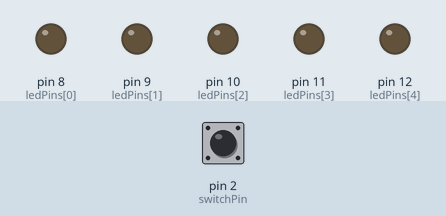
Recording of a sketch running on a simulated Arduino Uno, built with avr-gcc and run on an emulated ATmega328P. On the bench: output pins drawn as LEDs (lit = HIGH). Dashed ring = blinking. The inputs (shaded band) are chosen by the test bench; at power-on: pin 2 (switchPin) HIGH.

Above: at 1.2 s.
1.3 s: pin 2 (switchPin) pulled LOW for 0.15 s
At 2.4 s:
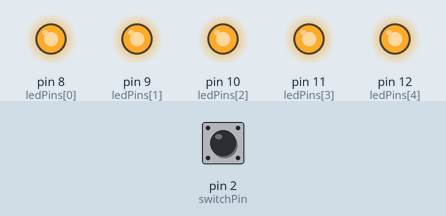
2.9 s: pin 2 (switchPin) pulled LOW for 1 s
At 3.17 s:
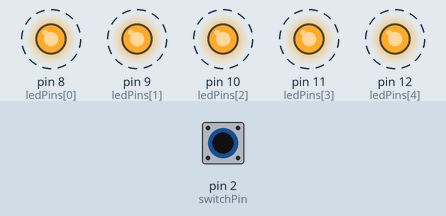
5.9 s: pin 2 (switchPin) pulled LOW for 3.2 s
At 6.0 s:
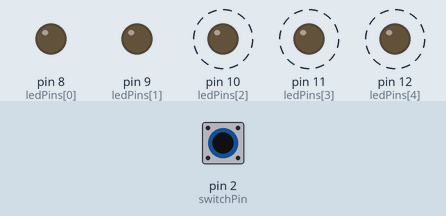
Timing chart, 0 to 16.6 s (numbered marks = the images above; inputs shaded):
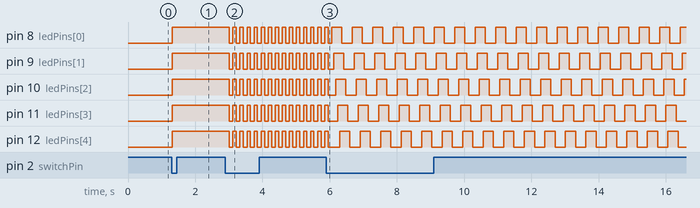

Measured:
- after the input at 1.3 s, pin 8 (ledPins[0]), pin 9 (ledPins[1]), pin 10 (ledPins[2]), pin 11 (ledPins[3]), pin 12 (ledPins[4]): LOW → HIGH at once
- after the input at 2.9 s, pin 8 (ledPins[0]), pin 9 (ledPins[1]), pin 10 (ledPins[2]), pin 11 (ledPins[3]), pin 12 (ledPins[4]): alternates HIGH for 0.10 s and LOW for 0.11 s, starting after 0.11 s
- after the input at 5.9 s, pin 10 (ledPins[2]): alternates HIGH for 0.30 s and LOW for 0.31 s, starting after 0.28 s; pin 11 (ledPins[3]): alternates HIGH for 0.30 s and LOW for 0.31 s, starting after 0.34 s; pin 12 (ledPins[4]): alternates HIGH for 0.30 s and LOW for 0.31 s, starting after 0.40 s

The sketch:

bike_light_multi_mode.ino
```cpp
int switchPin = 2;
int ledPins[] = {8, 9, 10, 11, 12};
int buttonState;
int curState;
int curState2;
int lightMode = 0;

void turnOffLeds(){
  for(int ledPin: ledPins){
    digitalWrite(ledPin, LOW);
  }
}

void turnOnLeds(){
  for(int ledPin: ledPins){
    digitalWrite(ledPin, HIGH);
  }
}

void blinkLeds(){
  turnOnLeds();
  delay(100);
  turnOffLeds();
  delay(100);
}

void waveLeds(){
  for(int ledPin: ledPins){
    digitalWrite(ledPin, HIGH);
    delay(60);
  }

  for(int ledPin: ledPins){
    digitalWrite(ledPin, LOW);
    delay(60);
  }

}

void bouncingLeds(){
  for(int ledPin: ledPins){
    digitalWrite(ledPin, HIGH);
    delay(60);
  }

  for(int ledPin: ledPins){
    digitalWrite(ledPin, LOW);
    delay(60);
  }

  //bounces back
  for(int i = 4; i >= 0; i--){
    digitalWrite(ledPins[i], HIGH);
    delay(60);
  }

  for(int i = 4; i >= 0; i--){
    digitalWrite(ledPins[i], LOW);
    delay(60);
  }
}

void setup() {
  // put your setup code here, to run once:
  pinMode(switchPin, INPUT);
  for (int ledPin: ledPins){
    pinMode(ledPin, OUTPUT);
  }

  buttonState = digitalRead(switchPin);
}

void loop() {
  // put your main code here, to run repeatedly:

  curState = digitalRead(switchPin);
  // take a second reading to account for bouncy switches
  delay(10);
  curState2 = digitalRead(switchPin);

  //when button is pressed, change light state (but only once)
  if((curState != buttonState) && (curState == curState2)){ // when button is pressed, turn on or off
    if(curState == LOW){ // button just pressed
      if(lightMode == 4){
        lightMode = 0;
      } else{
        lightMode++;
      }
    }
    buttonState = curState;
  }

  switch(lightMode){
    case 1:
      turnOnLeds();
      break;
    case 2:
      blinkLeds();
      break;
    case 3:
      waveLeds();
      break;
    case 4:
      bouncingLeds();
      break;
    default:
      turnOffLeds();
  }


}
```
